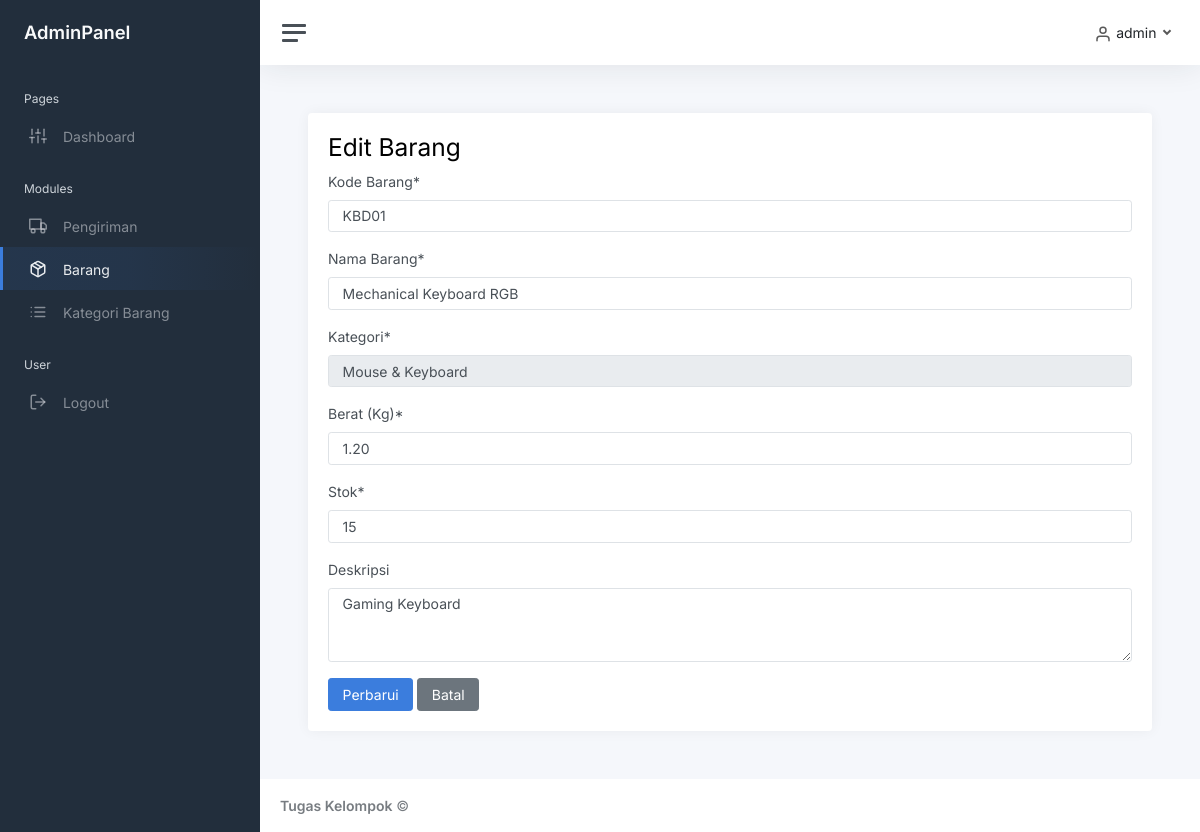
Screenshot of /barang/edit.php?id=4 (signed in) with the database file from the repository.
### tables this page shows
CREATE TABLE `barang` (
  `id` int(11) NOT NULL,
  `kode_barang` varchar(50) NOT NULL,
  `nama_barang` varchar(200) NOT NULL,
  `kategori_id` int(11) NOT NULL,
  `deskripsi` text DEFAULT NULL,
  `berat_kg` decimal(10,2) DEFAULT 1.00,
  `stok` int(11) NOT NULL DEFAULT 0
);

### lib/functions.php (the view, shortened to what this page needs)
<?php
function dropdownFromTable($table, $value_field = 'id', $label_field = 'name',
$selected = '', $name = '', $placeholder = '-- Pilih --',
$order_by = '', $where = '') {
global $connection;
$value_field = str_replace('`', '', $value_field);
$label_field = str_replace('`', '', $label_field);
$table       = str_replace('`', '', $table);
$sql = "SELECT `$value_field`, `$label_field` FROM `$table`";
$sql .= $order_by
? " ORDER BY `$order_by`"
: " ORDER BY `$label_field` ASC";
$result = mysqli_query($connection, $sql);
$html = '<select name="' . htmlspecialchars($name, ENT_QUOTES, 'UTF-8') . '" class="form-control">';
$html .= '<option value="">' . htmlspecialchars($placeholder, ENT_QUOTES, 'UTF-8') . '</option>';
if ($result && mysqli_num_rows($result) > 0) {
while ($row = mysqli_fetch_assoc($result)) {
$value = htmlspecialchars($row[$value_field], ENT_QUOTES, 'UTF-8');
$label = htmlspecialchars($row[$label_field], ENT_QUOTES, 'UTF-8');
$selected_attr = ($row[$value_field] == $selected) ? 'selected' : '';
$html .= "<option value=\"$value\" $selected_attr>$label</option>";
}
} else {
$html .= '<option value="">-- Tidak ada data --</option>';
}
$html .= '</select>';
return $html;
}
?>

### barang/edit.php (shortened to what this page needs)
<?php
require_once '../lib/functions.php';
require_once '../config/database.php';
$id = (int) ($_GET['id'] ?? 0);
$stmt = mysqli_prepare($connection, "SELECT id, kode_barang, nama_barang, kategori_id, berat_kg, stok, deskripsi FROM `barang` WHERE id = ?");
mysqli_stmt_bind_param($stmt, "i", $id);
mysqli_stmt_execute($stmt);
$result = mysqli_stmt_get_result($stmt);
$barang = mysqli_fetch_assoc($result);
?>
<?php include '../views/' . $THEME . '/header.php'; ?>
<?php include '../views/' . $THEME . '/sidebar.php'; ?>
<?php include '../views/' . $THEME . '/topnav.php'; ?>
<?php include '../views/' . $THEME . '/upper_block.php'; ?>
<h2>Edit Barang</h2>
<form method="POST">
    <div class="mb-3">
        <label class="form-label">Kode Barang*</label>
        <input type="text" name="kode_barang" class="form-control"
            value="<?= htmlspecialchars($barang['kode_barang']) ?>">
    </div>
    <div class="mb-3">
        <label class="form-label">Nama Barang*</label>
        <input type="text" name="nama_barang" class="form-control"
            value="<?= htmlspecialchars($barang['nama_barang']) ?>">
    </div>
    <div class="mb-3">
        <label class="form-label">Kategori*</label>
        <?php echo dropdownFromTable('kategori_barang', 'id', 'nama_kategori', $barang['kategori_id'], 'kategori_id', ''); ?>
    </div>
    <div class="mb-3">
        <label class="form-label">Berat (Kg)*</label>
        <input type="number" step="0.01" name="berat_kg" class="form-control"
            value="<?= htmlspecialchars($barang['berat_kg']) ?>" required>
    </div>
    <div class="mb-3">
        <label class="form-label">Stok*</label>
        <input type="number" name="stok" class="form-control" value="<?= htmlspecialchars($barang['stok']) ?>" required>
    </div>
    <div class="mb-3">
        <label class="form-label">Deskripsi</label>
        <textarea name="deskripsi" class="form-control"
            rows="3"><?= htmlspecialchars($barang['deskripsi']) ?></textarea>
    </div>
    <button type="submit" class="btn btn-primary">Perbarui</button>
    <a href="index.php" class="btn btn-secondary">Batal</a>
</form>
<?php include '../views/' . $THEME . '/lower_block.php'; ?>
<?php include '../views/' . $THEME . '/footer.php'; ?>

### rows the page displays
barang: kode_barang "KBD01", nama_barang "Mechanical Keyboard RGB", berat_kg "1.20", stok "15", deskripsi "Gaming Keyboard"

### other values shown
$label "Pengiriman"
$label "Barang"
$label "Kategori Barang"
$_SESSION['username'] "admin"
form field kategori_id "Mouse & Keyboard"
